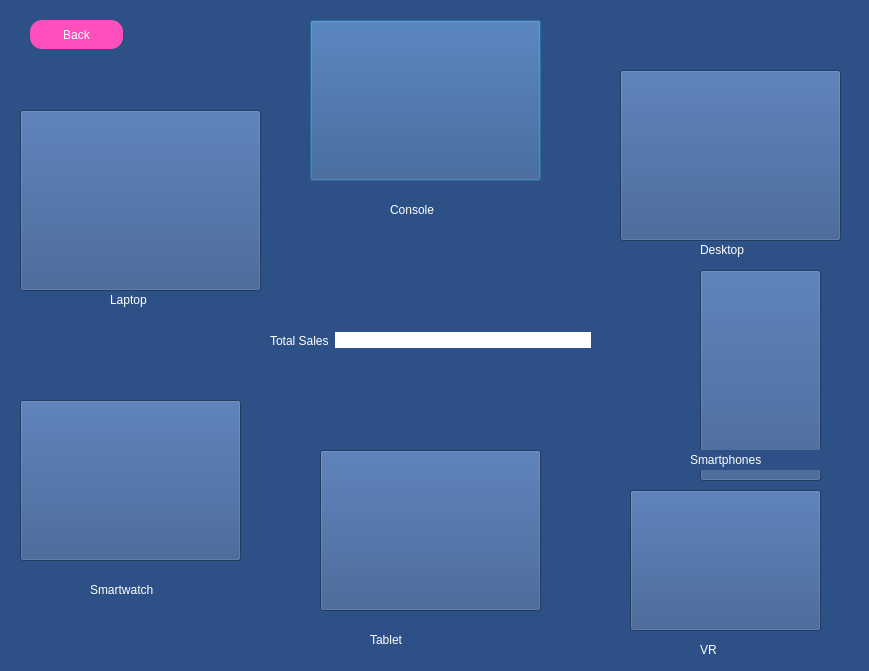
<?xml version="1.0" encoding="UTF-8"?>
<ui version="4.0">
 <class>develop_page</class>
 <widget class="QDialog" name="develop_page">
  <property name="geometry">
   <rect>
    <x>0</x>
    <y>0</y>
    <width>869</width>
    <height>671</height>
   </rect>
  </property>
  <property name="windowTitle">
   <string>Dialog</string>
  </property>
  <property name="styleSheet">
   <string notr="true">background-color: rgb(45, 81, 135);
</string>
  </property>
  <widget class="QLabel" name="label_13">
   <property name="geometry">
    <rect>
     <x>390</x>
     <y>200</y>
     <width>101</width>
     <height>20</height>
    </rect>
   </property>
   <property name="styleSheet">
    <string notr="true">color: rgb(255, 255, 255);
font: 9pt &quot;ROG Fonts&quot;;</string>
   </property>
   <property name="text">
    <string>Console</string>
   </property>
  </widget>
  <widget class="QLabel" name="label_14">
   <property name="geometry">
    <rect>
     <x>700</x>
     <y>240</y>
     <width>101</width>
     <height>20</height>
    </rect>
   </property>
   <property name="styleSheet">
    <string notr="true">color: rgb(255, 255, 255);
font: 9pt &quot;ROG Fonts&quot;;</string>
   </property>
   <property name="text">
    <string>Desktop</string>
   </property>
  </widget>
  <widget class="QLabel" name="label_15">
   <property name="geometry">
    <rect>
     <x>110</x>
     <y>290</y>
     <width>81</width>
     <height>20</height>
    </rect>
   </property>
   <property name="styleSheet">
    <string notr="true">color: rgb(255, 255, 255);
font: 9pt &quot;ROG Fonts&quot;;</string>
   </property>
   <property name="text">
    <string>Laptop</string>
   </property>
  </widget>
  <widget class="QLabel" name="label_17">
   <property name="geometry">
    <rect>
     <x>690</x>
     <y>450</y>
     <width>151</width>
     <height>20</height>
    </rect>
   </property>
   <property name="styleSheet">
    <string notr="true">color: rgb(255, 255, 255);
font: 9pt &quot;ROG Fonts&quot;;</string>
   </property>
   <property name="text">
    <string>Smartphones</string>
   </property>
  </widget>
  <widget class="QLabel" name="label_18">
   <property name="geometry">
    <rect>
     <x>90</x>
     <y>580</y>
     <width>101</width>
     <height>20</height>
    </rect>
   </property>
   <property name="styleSheet">
    <string notr="true">color: rgb(255, 255, 255);
font: 9pt &quot;ROG Fonts&quot;;</string>
   </property>
   <property name="text">
    <string>Smartwatch</string>
   </property>
  </widget>
  <widget class="QLabel" name="label_19">
   <property name="geometry">
    <rect>
     <x>370</x>
     <y>630</y>
     <width>101</width>
     <height>20</height>
    </rect>
   </property>
   <property name="styleSheet">
    <string notr="true">color: rgb(255, 255, 255);
font: 9pt &quot;ROG Fonts&quot;;</string>
   </property>
   <property name="text">
    <string>Tablet</string>
   </property>
  </widget>
  <widget class="QLabel" name="label_20">
   <property name="geometry">
    <rect>
     <x>700</x>
     <y>640</y>
     <width>101</width>
     <height>20</height>
    </rect>
   </property>
   <property name="styleSheet">
    <string notr="true">color: rgb(255, 255, 255);
font: 9pt &quot;ROG Fonts&quot;;</string>
   </property>
   <property name="text">
    <string>VR</string>
   </property>
  </widget>
  <widget class="QPushButton" name="console_btn">
   <property name="geometry">
    <rect>
     <x>310</x>
     <y>20</y>
     <width>231</width>
     <height>161</height>
    </rect>
   </property>
   <property name="cursor">
    <cursorShape>PointingHandCursor</cursorShape>
   </property>
   <property name="styleSheet">
    <string notr="true">QPushButton{
	border-image: url(:/dev_visual_im/console.png)
}</string>
   </property>
   <property name="text">
    <string/>
   </property>
  </widget>
  <widget class="QPushButton" name="desktop_btn">
   <property name="geometry">
    <rect>
     <x>620</x>
     <y>70</y>
     <width>221</width>
     <height>171</height>
    </rect>
   </property>
   <property name="cursor">
    <cursorShape>PointingHandCursor</cursorShape>
   </property>
   <property name="styleSheet">
    <string notr="true">QPushButton{
	border-image: url(:/dev_visual_im/desktop.png)
}</string>
   </property>
   <property name="text">
    <string/>
   </property>
  </widget>
  <widget class="QPushButton" name="laptop_btn">
   <property name="geometry">
    <rect>
     <x>20</x>
     <y>110</y>
     <width>241</width>
     <height>181</height>
    </rect>
   </property>
   <property name="cursor">
    <cursorShape>PointingHandCursor</cursorShape>
   </property>
   <property name="styleSheet">
    <string notr="true">QPushButton{
	border-image: url(:/dev_visual_im/laptop.png);
	color: white;
}</string>
   </property>
   <property name="text">
    <string/>
   </property>
  </widget>
  <widget class="QPushButton" name="phone_btn">
   <property name="geometry">
    <rect>
     <x>700</x>
     <y>270</y>
     <width>121</width>
     <height>211</height>
    </rect>
   </property>
   <property name="cursor">
    <cursorShape>PointingHandCursor</cursorShape>
   </property>
   <property name="styleSheet">
    <string notr="true">QPushButton{
	border-image: url(:/dev_visual_im/smartphones.png);
	color: white;
}</string>
   </property>
   <property name="text">
    <string/>
   </property>
  </widget>
  <widget class="QPushButton" name="watch_btn">
   <property name="geometry">
    <rect>
     <x>20</x>
     <y>400</y>
     <width>221</width>
     <height>161</height>
    </rect>
   </property>
   <property name="cursor">
    <cursorShape>PointingHandCursor</cursorShape>
   </property>
   <property name="styleSheet">
    <string notr="true">QPushButton{
	border-image: url(:/dev_visual_im/smartwatch.png);
	color: white;
}</string>
   </property>
   <property name="text">
    <string/>
   </property>
  </widget>
  <widget class="QPushButton" name="tablet_btn">
   <property name="geometry">
    <rect>
     <x>320</x>
     <y>450</y>
     <width>221</width>
     <height>161</height>
    </rect>
   </property>
   <property name="cursor">
    <cursorShape>PointingHandCursor</cursorShape>
   </property>
   <property name="styleSheet">
    <string notr="true">QPushButton{
	border-image: url(:/dev_visual_im/tablet.png);
	color: white;
}</string>
   </property>
   <property name="text">
    <string/>
   </property>
  </widget>
  <widget class="QPushButton" name="vr_btn">
   <property name="geometry">
    <rect>
     <x>630</x>
     <y>490</y>
     <width>191</width>
     <height>141</height>
    </rect>
   </property>
   <property name="cursor">
    <cursorShape>PointingHandCursor</cursorShape>
   </property>
   <property name="styleSheet">
    <string notr="true">QPushButton{
	border-image: url(:/dev_visual_im/vr.png);
	color: white;
}</string>
   </property>
   <property name="text">
    <string/>
   </property>
  </widget>
  <widget class="QPushButton" name="back_btn">
   <property name="geometry">
    <rect>
     <x>30</x>
     <y>20</y>
     <width>93</width>
     <height>29</height>
    </rect>
   </property>
   <property name="styleSheet">
    <string notr="true">background-color: rgb(255, 79, 188);
color: rgb(255, 255, 255);
border-radius: 12px</string>
   </property>
   <property name="text">
    <string>Back</string>
   </property>
  </widget>
  <widget class="QWidget" name="horizontalLayoutWidget">
   <property name="geometry">
    <rect>
     <x>270</x>
     <y>310</y>
     <width>321</width>
     <height>61</height>
    </rect>
   </property>
   <layout class="QHBoxLayout" name="horizontalLayout">
    <item>
     <widget class="QLabel" name="T_sale_la">
      <property name="styleSheet">
       <string notr="true">color: rgb(255, 255, 255);
font: 9pt &quot;ROG Fonts&quot;;</string>
      </property>
      <property name="text">
       <string>Total Sales</string>
      </property>
     </widget>
    </item>
    <item>
     <widget class="QLineEdit" name="lineEdit_sale">
      <property name="styleSheet">
       <string notr="true">background-color: rgb(255, 255, 255);
border-radius: 12px</string>
      </property>
      <property name="readOnly">
       <bool>true</bool>
      </property>
     </widget>
    </item>
   </layout>
  </widget>
  <zorder>label_13</zorder>
  <zorder>label_14</zorder>
  <zorder>label_15</zorder>
  <zorder>label_18</zorder>
  <zorder>label_19</zorder>
  <zorder>label_20</zorder>
  <zorder>console_btn</zorder>
  <zorder>desktop_btn</zorder>
  <zorder>laptop_btn</zorder>
  <zorder>phone_btn</zorder>
  <zorder>watch_btn</zorder>
  <zorder>tablet_btn</zorder>
  <zorder>vr_btn</zorder>
  <zorder>back_btn</zorder>
  <zorder>label_17</zorder>
  <zorder>horizontalLayoutWidget</zorder>
 </widget>
 <resources/>
 <connections/>
</ui>
